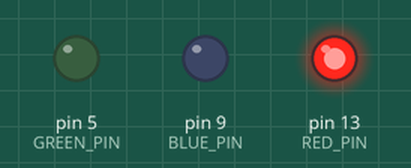
This program was run on a simulated Arduino Uno, built with avr-gcc and run on an emulated ATmega328P. On the bench: output pins drawn as LEDs (lit = HIGH).

Above: at 0.12 s.
At 4.87 s:
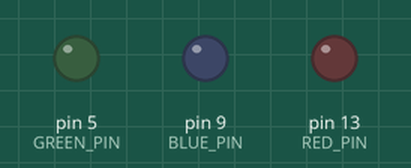
At 9.62 s:
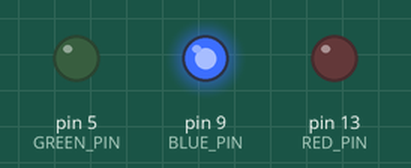
At 19.12 s:
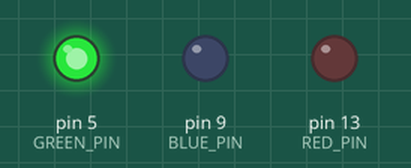
Timing chart, 0 to 19.5 s (numbered marks = the images above):
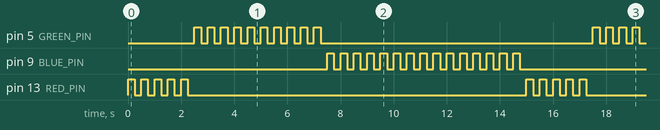

The program:

main.cpp
```cpp
#include <Arduino.h>

const int BLINK_FACTOR = 250;
const int RED_PIN = 13;
const int GREEN_PIN = 5;
const int BLUE_PIN = 9;

void blinkLED(int pinNum, int blinkFactor, int iter);

void setup() {
    pinMode(RED_PIN, OUTPUT);
    pinMode(GREEN_PIN, OUTPUT);
    pinMode(BLUE_PIN, OUTPUT);
}

void loop() {
    blinkLED(RED_PIN, BLINK_FACTOR, 5);
    blinkLED(GREEN_PIN, BLINK_FACTOR, 10);
    blinkLED(BLUE_PIN, BLINK_FACTOR, 15);
}

/**
 * @brief Blinks an LED on a pin a specified number of times
 * @param pinNum The digital pin number connected to the LED
 * @param blinkFactor Delay time in ms between on and off
 * @param iter The number of iterations / blinks in a cycle
 */
void blinkLED(int pinNum, int blinkFactor, int iter) {
    for (int i=0; i < iter; i++) {
        digitalWrite(pinNum, HIGH);
        delay(blinkFactor);
        digitalWrite(pinNum, LOW);
        delay(blinkFactor);
    }

}
```

Measured:
- by itself, pin 5 (GREEN_PIN): repeats every 15.0 s: 9 × (LOW 0.25 s, HIGH 0.25 s), LOW 10.3 s, HIGH 0.25 s
- by itself, pin 9 (BLUE_PIN): moves between LOW and HIGH, repeating every 15.0 s
- by itself, pin 13 (RED_PIN): repeats every 15.0 s: 4 × (LOW 0.25 s, HIGH 0.25 s), LOW 12.8 s, HIGH 0.25 s
